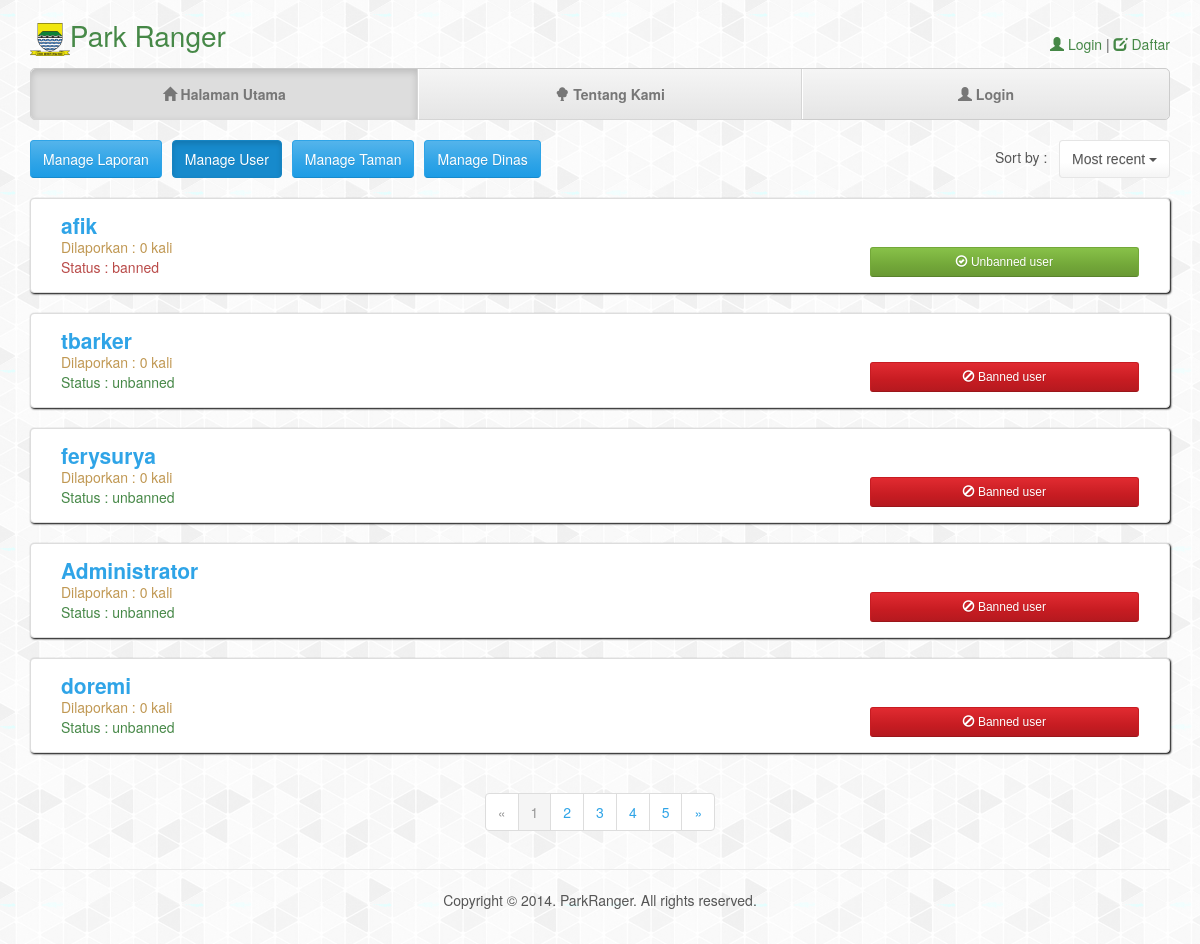
Screenshot of /manage_user.php with the database file from the repository.
### tables this page shows
CREATE TABLE IF NOT EXISTS `user` (
  `nama` varchar(50) NOT NULL,
  `email` varchar(20) NOT NULL,
  `username` varchar(20) NOT NULL,
  `password` varchar(20) NOT NULL,
  `id_user` int(11) NOT NULL AUTO_INCREMENT,
  `role` int(11) NOT NULL,
  PRIMARY KEY (`id_user`)
);

CREATE TABLE IF NOT EXISTS `member` (
  `jumlah_report` int(11) NOT NULL,
  `status` varchar(20) NOT NULL,
  `id_user` int(11) NOT NULL,
  PRIMARY KEY (`id_user`)
);

### manage_user.php (the view, shortened to what this page needs)
<!DOCTYPE html>
 <html class="no-js">
    <head>
        <link rel="stylesheet" href="css/bootstrap.min.css">
        <link rel="stylesheet" href="css/normalize.css">
        <link rel="stylesheet" href="css/main.css">
        <link rel="stylesheet" href="css/manage_user.css">
    </head>
    <body>
    	<div class="container">
	        <div class="top">
		        <h1 class="text-muted"><a href="index.php"><img src="img/diskamtam.png" alt="" class="logo">Park Ranger</a></h1>
			    <?php
					if (isset($_SESSION["id_user"])){
					 	$user = $_SESSION["username"];
						echo '<p class="text-right"><span class="glyphicon glyphicon-user"></span> Masuk sebagai <a href="edit_profil.php">'.$user.'</a></p>';
					}
					else {
						echo '<p class="text-right"><a href="login.php"><span class="glyphicon glyphicon-user"></span> Login</a> | <a href="register.php"><span class="glyphicon glyphicon-edit"></span> Daftar</a></p>';
					}
			    ?>
			    <div class="clearfix"></div>
		        <ul class="nav nav-justified" role="navigation">
		        	<li class="active"><a href="index.php"><span class="glyphicon glyphicon-home"></span> Halaman Utama</a></li>
		        	<li><a href="about.php"><span class="glyphicon glyphicon-tree-deciduous"></span> Tentang Kami</a></li>
		        	<?php if (isset($_SESSION["id_user"]))
                                 echo '<li><a href="logout.php"><span class="glyphicon glyphicon-ban-circle"></span> Keluar</a></li>';
                          else
                          		echo '<li><a href="login.php"><span class="glyphicon glyphicon-user"></span> Login</a></li>';
                            ?>
		        </ul>	       	</div>
	       	<br/>
	       	<a class="btn btn-primary btn-laporan" href="manage_laporan.php" role="button">Manage Laporan</a>
	       	<a class="btn btn-primary active btn-user" href="manage_user.php" role="button">Manage User</a>
	       	<a class="btn btn-primary btn-user" href="manage_taman.php" role="button">Manage Taman</a>
	       	<a class="btn btn-primary btn-user" href="manage_dinas.php" role="button">Manage Dinas</a>
	       	<div class="dropdown text-right sort-menu">
	       	Sort by : &nbsp;
				<button class="btn btn-default dropdown-toggle" type="button" id="dropdownMenu1" data-toggle="dropdown" aria-expanded="true">
					Most recent
					<span class="caret"></span>
				</button>
			</div>
			<div class="clearfix"></div>
			<br />
			<?php
			extract($_POST);
			$servername = "localhost";
			$dbusername = "root";
			$dbpassword = "";
			$dbname = "parkranger";
			$conn = new mysqli($servername, $dbusername, $dbpassword, $dbname);
			$sql = "SELECT * FROM user WHERE role=3";
			$result = $conn->query($sql);
			if($result->num_rows > 0) {
				while($row= $result->fetch_assoc()) {
					$uid = $row['id_user'];
					$sql2 = "SELECT jumlah_report, status FROM member WHERE id_user=$uid";
					$result2 = $conn->query($sql2);
					if($result2->num_rows > 0) {
						$row2 = $result2->fetch_assoc();
						$status = $row2['status'];
						$jumlah_report = $row2['jumlah_report'];
					}
					$color = ($status=="unbanned")?"success":"danger";
					$color2 = ($color=="success")?"danger":"success";
					$btnText = ($color2=="success")?"Unbanned user":"Banned user";
					$btnIcon = ($color2=="success")?"ok":"ban";
			?>
      		<div class="panel panel-default">
				<div class="panel-body">
					<div class="col-xs-12 deskripsi-wrapper">
						<div class="col-xs-12 deskripsi">
							<h2 class="text-primary"><strong><?php echo $row['username']?></strong></h2>
							<p class="text-warning">Dilaporkan :  <?php echo $jumlah_report ?> kali</p>
							<div class="col-xs-9">
								<span class="text-<?php echo $color ?>">Status : <?php echo $status ?></span><br />
							</div>
							<form class="col-xs-3" action="banned_user.php" method="POST">
								<button class="btn btn-<?php echo $color2 ?> btn-sm btn-block"><span class="glyphicon glyphicon-<?php echo $btnIcon ?>-circle"></span> <?php echo $btnText ?></button>
							</form>
						</div>
					</div>
	        	</div>
      		</div>
			<?php
				}
			}
			else {
				echo "Tidak ada user terdaftar";
			}
			?>
			<nav class="text-center">
				<ul class="pagination">
					<li class="disabled">
						<a href="#" aria-label="Previous">
							<span aria-hidden="true">&laquo;</span>
						</a>
					</li>
					<li class="active"><a href="#">1</a></li>
					<li><a href="#">2</a></li>
					<li><a href="#">3</a></li>
					<li><a href="#">4</a></li>
					<li><a href="#">5</a></li>
					<li>
						<a href="#" aria-label="Next">
							<span aria-hidden="true">&raquo;</span>
						</a>
					</li>
				</ul>
			</nav>
			<p class="text-center footer">
				<br/>
				Copyright &copy; 2014. ParkRanger. All rights reserved.<br/>
				<br/>
			</p>
	    </div>
    </body>
</html>

### css/main.css (style rules this page uses)
html, button, input, select, textarea { color: #222; }
html { font-size: 1em; line-height: 1.4; }
audio, canvas, img, video { vertical-align: middle; }
body { background:url("../img/gplaypattern.png") ; }
.logo { height: 33px !important; }
.container { min-width: 1024px !important; }
.top { padding-top: 20px; }
.top > h1 { display: inline; }
.top > p { float: right; }
.top > h1 > a, .top > p > a { color: #468847; }
.nav-justified { background-color: #eee; border: 1px solid #ccc; border-radius: 5px; margin-top: 0; }
.nav-justified > li > a { padding-top: 15px; padding-bottom: 15px; margin-bottom: 0; font-weight: bold; color:#777; text-align: center; background-color: #e5e5e5; background-image: -webkit-gradient(linear, left top, left bottom, from(#f5f5f5), to(#e5e5e5)); background-image: -webkit-linear-gradient(top, #f5f5f5 0%, #e5e5e5 100%); background-image: -o-linear-gradient(top, #f5f5f5 0%, #e5e5e5 100%); background-image: -webkit-gradient(linear, left top, left bottom, from(top), color-stop(0%, #f5f5f5), to(#e5e5e5)); background-image: linear-gradient(top, #f5f5f5 0%, #e5e5e5 100%); filter: progid:DXImageTransform.Microsoft.gradient( startColorstr='#f5f5f5', endColorstr='#e5e5e5',GradientType=0 ); background-repeat: repeat-x; border-bottom: 1px solid #d5d5d5; }
.nav-justified > .active > a, .nav-justified > .active > a:hover, .nav-justified > .active > a:focus { background-color: #ddd; background-image: none; -webkit-box-shadow: inset 0 3px 7px rgba(0,0,0,.15); box-shadow: inset 0 3px 7px rgba(0,0,0,.15); }
.nav-justified > li:first-child > a { border-radius: 5px 5px 0 0; }
.nav-justified > li:last-child > a { border-bottom: 0; border-radius: 0 0 5px 5px; }
@media (min-width: 768px) { .nav-justified { max-height: 52px; } }
@media (min-width: 768px) { .nav-justified > li > a { border-right: 1px solid #d5d5d5; border-left: 1px solid #fff; } }
@media (min-width: 768px) { .nav-justified > li:first-child > a { border-left: 0; border-radius: 5px 0 0 5px; } }
@media (min-width: 768px) { .nav-justified > li:last-child > a { border-right: 0; border-radius: 0 5px 5px 0; } }
.footer { border-top:1px solid #eaeaea; }
.clearfix:before, .clearfix:after { content: " "; display: table; }
.clearfix:after { clear: both; }
.clearfix { *zoom: 1; }

### css/manage_user.css (style rules this page uses)
.btn-laporan, .btn-user { float:left; margin-right: 10px; }
.sort-menu { float:right; }
.panel { box-shadow: 1px 1px 2px black; }
.panel-body { padding-bottom:5px; }
.deskripsi-wrapper { padding: 0; margin-bottom: 0px; position: relative; }
.deskripsi > h2 { margin-top:0; margin-bottom:0; }
.deskripsi > p { margin:0; }
.deskripsi .col-xs-3 { position: relative; bottom: 10px; }
.deskripsi > .col-xs-9, .deskripsi > .col-xs-3 { padding: 0; }

### rows the page displays
user: username "afik", member.jumlah_report "0", member.status "banned", member.status "Unbanned user"
user: username "tbarker", member.jumlah_report "0", member.status "unbanned", member.status "Banned user"
user: username "ferysurya", member.jumlah_report "0", member.status "unbanned", member.status "Banned user"
user: username "Administrator", member.jumlah_report "0", member.status "unbanned", member.status "Banned user"
user: username "doremi", member.jumlah_report "0", member.status "unbanned", member.status "Banned user"
